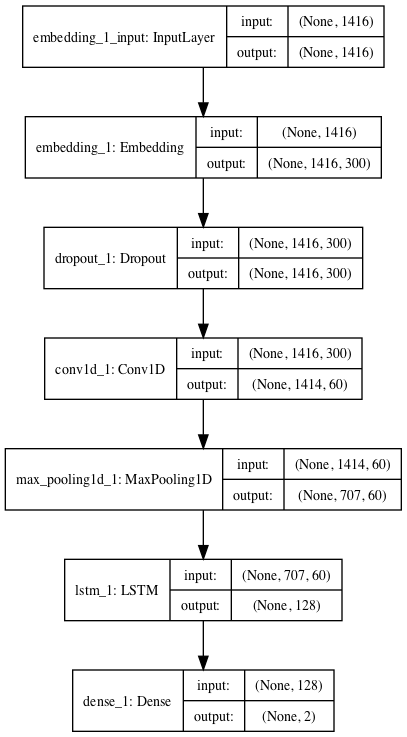

This chart was generated by the following Python code:
# max len = 56
from __future__ import print_function
from __future__ import absolute_import

import os
import sys
import logging

from keras import Sequential
from keras.layers import Embedding, Dropout, Convolution1D, MaxPooling1D, LSTM, Dense
from keras.utils import plot_model
from matplotlib import pyplot as plt

import pickle
import numpy as np
import pandas as pd

import tensorflow as tf
from tensorflow import keras

# maxlen = 56
batch_size = 32
nb_epoch = 10
hidden_dim = 128

kernel_size = 3
nb_filter = 60

test = pd.read_csv("corpus/imdb/testData.tsv", header=0,
                   delimiter="\t", quoting=3)


def get_idx_from_sent(sent, word_idx_map):
    """
    Transforms sentence into a list of indices. Pad with zeroes.
    """
    x = []
    words = sent.split()
    for word in words:
        if word in word_idx_map:
            x.append(word_idx_map[word])
        else:
            x.append(1)

    return x


def make_idx_data(revs, word_idx_map, maxlen=60):
    """
    Transforms sentences into a 2-d matrix.
    """
    X_train, X_test, X_dev, y_train, y_dev = [], [], [], [], []
    for rev in revs:
        sent = get_idx_from_sent(rev['text'], word_idx_map)
        y = rev['y']

        if rev['split'] == 1:
            X_train.append(sent)
            y_train.append(y)
        elif rev['split'] == 0:
            X_dev.append(sent)
            y_dev.append(y)
        elif rev['split'] == -1:
            X_test.append(sent)

    X_train = keras.preprocessing.sequence.pad_sequences(np.array(X_train), maxlen=maxlen)
    X_dev = keras.preprocessing.sequence.pad_sequences(np.array(X_dev), maxlen=maxlen)
    X_test = keras.preprocessing.sequence.pad_sequences(np.array(X_test), maxlen=maxlen)

    y_train = keras.utils.to_categorical(np.array(y_train))
    y_dev = keras.utils.to_categorical(np.array(y_dev))

    return [X_train, X_test, X_dev, y_train, y_dev]


if __name__ == '__main__':
    program = os.path.basename(sys.argv[0])
    logger = logging.getLogger(program)

    logging.basicConfig(format='%(asctime)s: %(levelname)s: %(message)s')
    logging.root.setLevel(level=logging.INFO)
    logger.info(r"running %s" % ''.join(sys.argv))

    logging.info('loading data...')
    pickle_file = os.path.join('pickle', 'imdb_train_val_test.pickle3')

    revs, W, word_idx_map, vocab, maxlen = pickle.load(open(pickle_file, 'rb'))
    logging.info('data loaded!')

    X_train, X_test, X_dev, y_train, y_dev = make_idx_data(revs, word_idx_map, maxlen=maxlen)

    n_train_sample = X_train.shape[0]
    logging.info("n_train_sample [n_train_sample]: %d" % n_train_sample)

    n_test_sample = X_test.shape[0]
    logging.info("n_test_sample [n_train_sample]: %d" % n_test_sample)

    len_sentence = X_train.shape[1]  # 200
    logging.info("len_sentence [len_sentence]: %d" % len_sentence)

    max_features = W.shape[0]
    logging.info("num of word vector [max_features]: %d" % max_features)

    num_features = W.shape[1]  # 400
    logging.info("dimension of word vector [num_features]: %d" % num_features)

    # Keras Model
    # this is the placeholder tensor for the input sequence

    # embedded = Embedding(input_dim=max_features, output_dim=num_features, input_length=maxlen, mask_zero=True, weights=[W], trainable=False) (sequence)
    model = Sequential()
    model.add(
        Embedding(input_dim=max_features, output_dim=num_features, input_length=maxlen, weights=[W], trainable=False))
    model.add(Dropout(0.25))

    # Convolution
    model.add(Convolution1D(filters=nb_filter,
                            kernel_size=kernel_size,
                            padding='valid',
                            activation='relu',
                            strides=1
                            ))

    model.add(MaxPooling1D(pool_size=2))

    # LSTM
    model.add(LSTM(hidden_dim, recurrent_dropout=0.25))

    model.add(Dense(2, activation='softmax'))
    model.compile(loss='categorical_crossentropy', optimizer='adam', metrics=['acc'])
    print('plot model...')

    plot_model(model, to_file='imdb_cnn_lstm.png', show_shapes=True, show_layer_names=True)  # 网络可视化

    history = model.fit(X_train, y_train, validation_data=[X_dev, y_dev], batch_size=batch_size, epochs=nb_epoch)
    y_pred = model.predict(X_test, batch_size=batch_size)
    y_pred = np.argmax(y_pred, axis=1)

    result_output = pd.DataFrame(data={"id": test["id"], "sentiment": y_pred})

    # Use pandas to write the comma-separated output file
    # result_output.to_csv("./result/bi-lstm.csv", index=False, quoting=3)

    result_output.to_csv("./result/cnn-lstm.csv", index=False, quoting=3)
    score, acc = model.evaluate(X_dev, y_dev, batch_size=batch_size)

    print('Test score:', score)
    print('Test accuracy:', acc)
    plt.plot(history.history['acc'])
    plt.plot(history.history['val_acc'])
    plt.title('Model accuracy')
    plt.ylabel('Accuracy')
    plt.xlabel('Epoch')
    plt.legend(['Train', 'Test'], loc='upper left')
    plt.show()

    # 绘制训练 & 验证的损失值
    plt.plot(history.history['loss'])
    plt.plot(history.history['val_loss'])
    plt.title('Model loss')
    plt.ylabel('Loss')
    plt.xlabel('Epoch')
    plt.legend(['Train', 'Test'], loc='upper left')
    plt.show()
